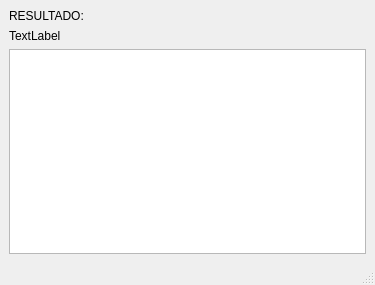
<?xml version="1.0" encoding="UTF-8"?>
<ui version="4.0">
 <class>MainWindow</class>
 <widget class="QMainWindow" name="MainWindow">
  <property name="geometry">
   <rect>
    <x>0</x>
    <y>0</y>
    <width>375</width>
    <height>285</height>
   </rect>
  </property>
  <property name="maximumSize">
   <size>
    <width>500</width>
    <height>375</height>
   </size>
  </property>
  <property name="windowTitle">
   <string>MainWindow</string>
  </property>
  <widget class="QWidget" name="centralwidget">
   <layout class="QGridLayout" name="gridLayout">
    <item row="1" column="0">
     <widget class="QLabel" name="puntos">
      <property name="text">
       <string>TextLabel</string>
      </property>
     </widget>
    </item>
    <item row="0" column="0">
     <widget class="QLabel" name="label_2">
      <property name="text">
       <string>RESULTADO:</string>
      </property>
     </widget>
    </item>
    <item row="2" column="0">
     <widget class="QGraphicsView" name="graphicsView">
      <property name="minimumSize">
       <size>
        <width>0</width>
        <height>0</height>
       </size>
      </property>
     </widget>
    </item>
   </layout>
  </widget>
  <widget class="QMenuBar" name="menubar">
   <property name="geometry">
    <rect>
     <x>0</x>
     <y>0</y>
     <width>375</width>
     <height>20</height>
    </rect>
   </property>
  </widget>
  <widget class="QStatusBar" name="statusbar"/>
 </widget>
 <tabstops>
  <tabstop>graphicsView</tabstop>
 </tabstops>
 <resources/>
 <connections/>
</ui>
